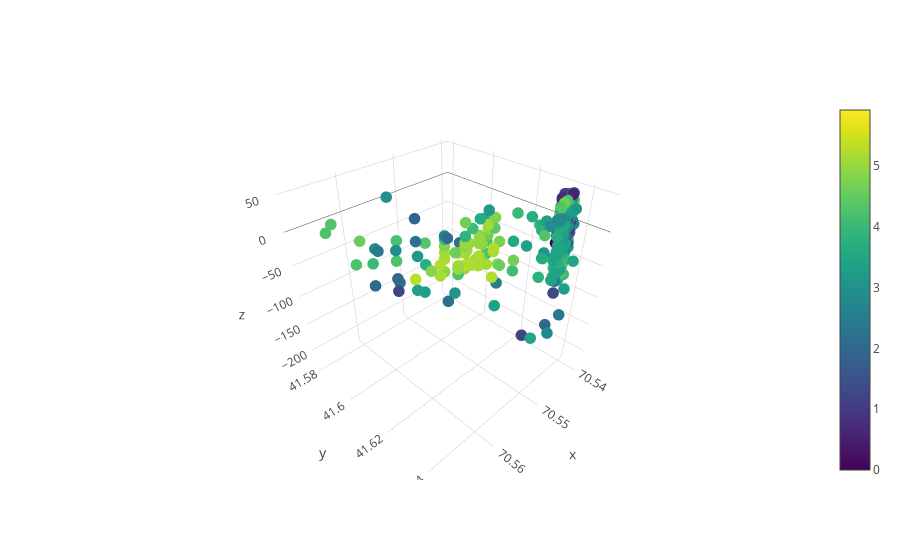

This figure's notebook cell:
### Code cell
plotly.offline.iplot(datadt, filename = 'log-predictions-forest')

### Figure 1 — Plotly figure (JSON) as saved in the notebook; plotly's stock layout.template omitted (floating-point values rounded to 4 significant figures; data arrays with more than 128 entries replaced by an {"elided": "..."} marker saying what was removed)
{"data": [{"marker": {"color": {"elided": "352 float values"}, "colorscale": "Viridis", "showscale": true, "size": 4}, "mode": "markers", "type": "scatter3d", "x": {"elided": "352 float values"}, "y": {"elided": "352 float values"}, "z": {"elided": "352 float values"}}], "layout": {}}
